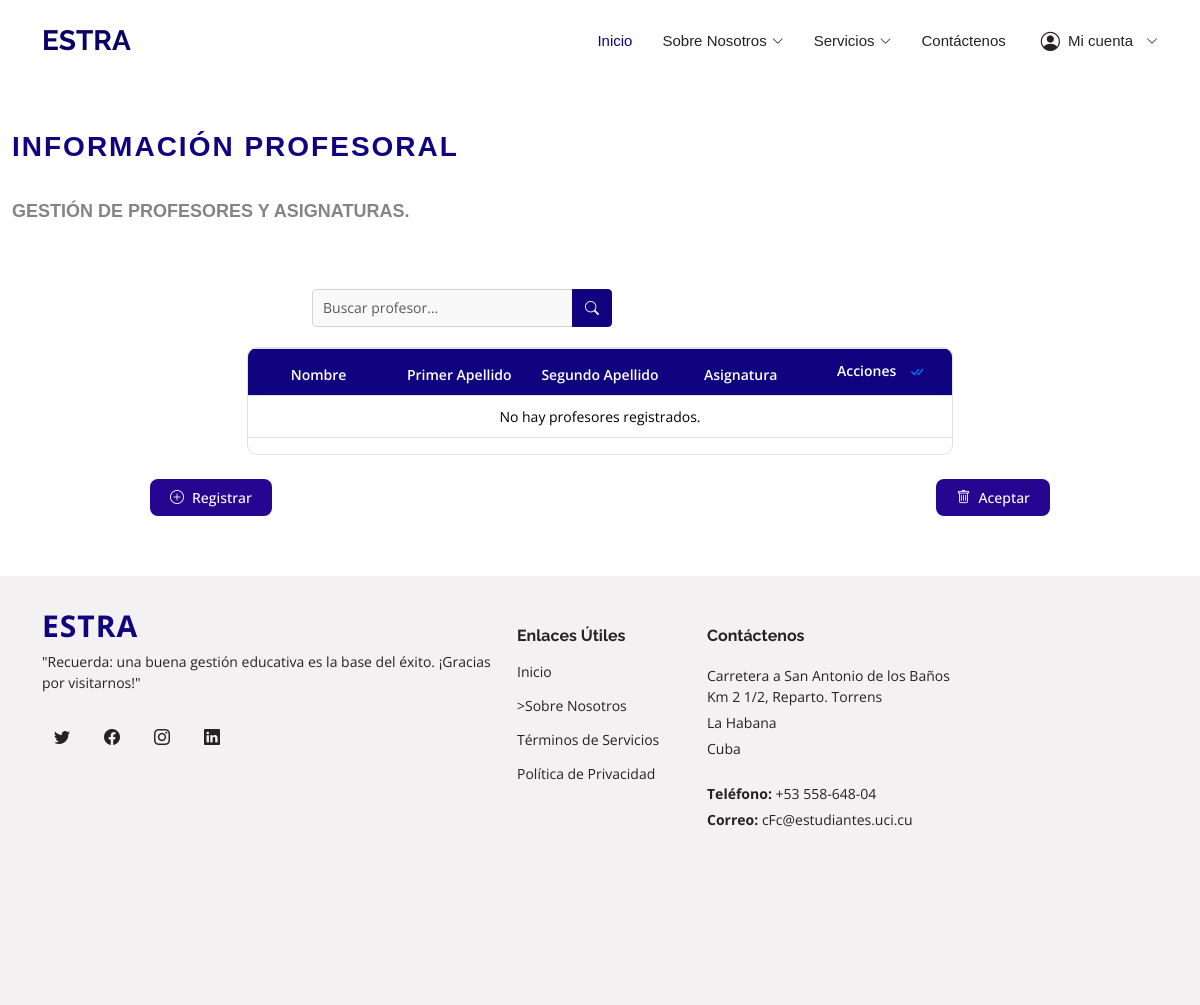
The app's page /profesores/, older data.
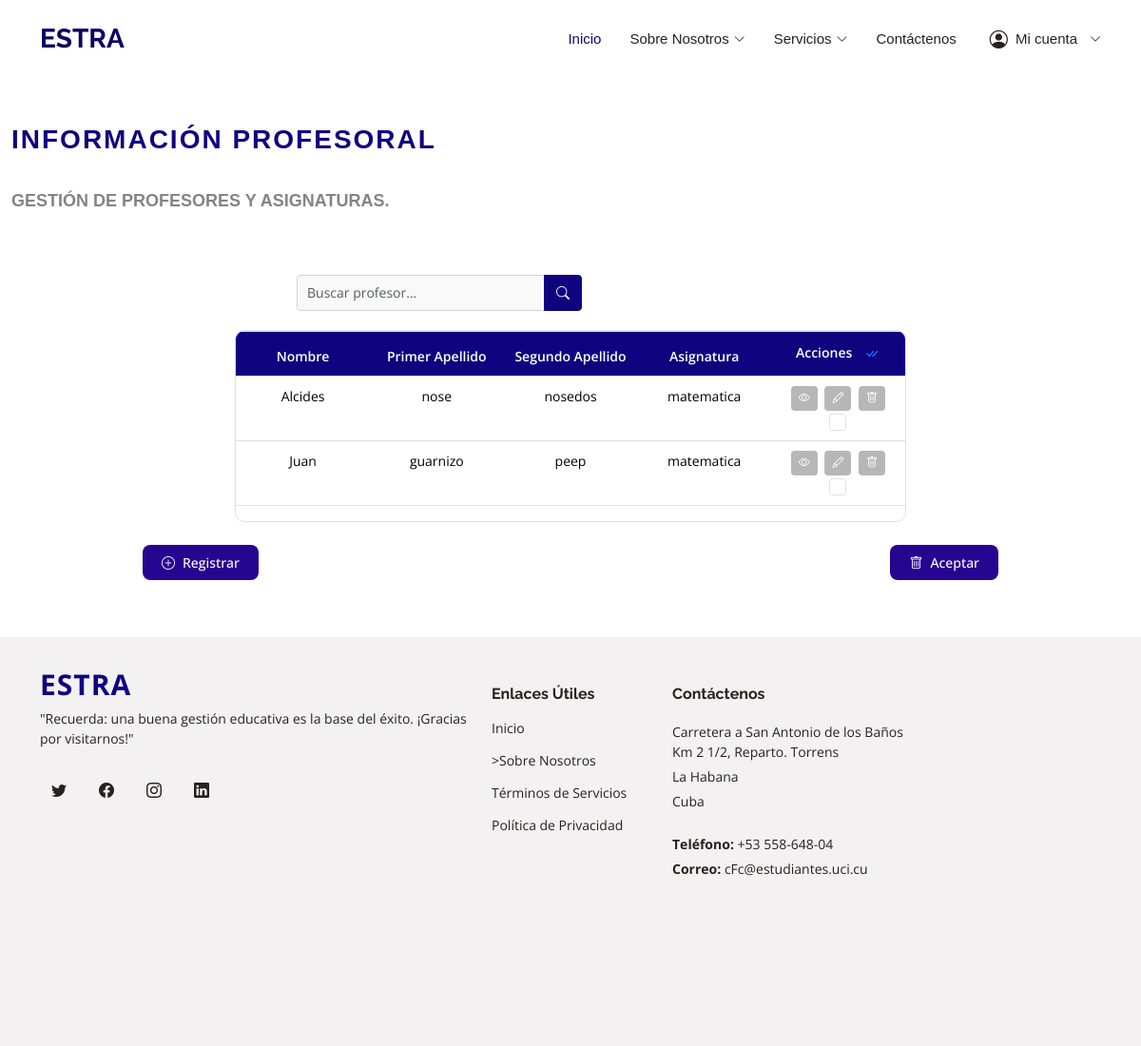
The same page, newer data.
### data_models/models.py (models this page shows, shortened)
class Profesor(models.Model):
    nombre = models.CharField(max_length=50)
    primer_apellido = models.CharField(max_length=50)
    segundo_apellido = models.CharField(max_length=50, blank=True, null=True)
    sexo = models.CharField(
        max_length=20,
        choices=[
            ('masculino', 'Masculino'),
            ('femenino', 'Femenino'),
            ('otro', 'Otro')
        ]
    )
    categoria_docente = models.CharField(
        max_length=20,
        choices=[
            ('instructor', 'Instructor'),
            ('asistente', 'Asistente'),
            ('auxiliar', 'Auxiliar'),
            ('titular', 'Titular')
        ]
    )
    asignatura = models.CharField(max_length=50)
    solapin = models.CharField(max_length=10, unique=True)
    telefono = models.CharField(max_length=15)
    correo = models.EmailField(max_length=50)
    descripcion = models.TextField()

### data_models/vistas/vistasProfesor/views.py (the view)
# urls.py: path('profesores/', visualizarProfesores, name='profesores'),
def visualizarProfesores(request):
    query = request.GET.get('q', '')
    if query:
        profesores = Profesor.objects.filter(
            Q(nombre__icontains=query) |
            Q(curso__icontains=query) |
            Q(anio_escolar__icontains=query) |
            Q(grupo__icontains=query) |
            Q(autor__icontains=query)
        )
    else:
        profesores = Profesor.objects.all()
    return render(request, 'profesores.html', {
        'profesores': profesores,
        'query': query
    })

### templates/profesores.html (shortened to what this page needs)
{% load static %}
<!DOCTYPE html>
<html lang="es">
<head>
  <link href="{% static 'assets/vendor/animate.css/animate.min.css' %}" rel="stylesheet">
  <link href="{% static 'assets/vendor/bootstrap/css/bootstrap.min.css' %}" rel="stylesheet">
  <link href="{% static 'assets/vendor/bootstrap-icons/bootstrap-icons.css' %}" rel="stylesheet">
  <link href="{% static 'assets/vendor/boxicons/css/boxicons.min.css' %}" rel="stylesheet">
  <link href="{% static 'assets/vendor/glightbox/css/glightbox.min.css' %}" rel="stylesheet">
  <link href="{% static 'assets/vendor/remixicon/remixicon.css' %}" rel="stylesheet">
  <link href="{% static 'assets/vendor/swiper/swiper-bundle.min.css' %}" rel="stylesheet">
  <link href="{% static 'assets/css/style.css' %}" rel="stylesheet">
</head>
<body>
  <header id="header" class="d-flex align-items-center fixed-top">
    <div class="container d-flex align-items-center">
      <h1 class="logo me-auto"><a href="{% url 'pagina_principal' %}">ESTRA</a></h1>
      <nav id="navbar" class="navbar">
        <ul>
          <li><a href="{% url 'pagina_principal' %}" class="active">Inicio</a></li>
          <li class="dropdown">
            <a href="#"><span>Sobre Nosotros</span> <i class="bi bi-chevron-down"></i></a>
          </li>
          <li class="dropdown"><a href="#"><span> Servicios </span> <i class="bi bi-chevron-down"></i></a>
          </li>
          <li><a href="{% url 'contactar' %}">Contáctenos</a></li>
          <li class="dropdown user-menu">
            <a href="#"><i class="bi bi-person-circle"></i> Mi cuenta <i class="bi bi-chevron-down"></i></a>
          </li>
        </ul>
      </nav>
    </div>
  </header>
  <main id="main">
<section id="informacion-profesoral" class="informacion-profesoral section-bg">
    <div class="container-fluid">
      <div class="section-title">
        <h2>Información Profesoral</h2>
        <br>
        <p>Gestión de profesores y asignaturas.</p>
        <br>
      </div>
      <div id="barra-busqueda-profesoral" class="search-bar">
        <div class="input-group">
          <input type="text" class="form-control" placeholder="Buscar profesor..." aria-label="Buscar">
          <button class="btn btn-primary" type="button">
            <i class="bi bi-search"></i>
          </button>
        </div>
      </div>
      <form id="form-eliminar-profesores" method="POST" action="{% url 'eliminar_profesores' %}">
        <div id="tabla-profesoral" class="table-container">
          <div id="tabla-profesoral-responsive" class="table-responsive">
            <table id="tablita-profesoral" class="table table-bordered table-hover custom-table">
              <thead>
                <tr>
                  <th>Nombre</th>
                  <th>Primer Apellido</th>
                  <th>Segundo Apellido</th>
                  <th>Asignatura</th>
                  <th>
                    Acciones
                    <button id="btn-seleccionar-todo" class="btn btn-link p-0 ms-2" title="Seleccionar Todo">
                      <i class="bi bi-check-all"></i>
                    </button>
                  </th>
                </tr>
              </thead>
              <tbody>
                {% for profesor in profesores %}
                <tr data-id="{{ profesor.id }}">
                  <td>{{ profesor.nombre }}</td>
                  <td>{{ profesor.primer_apellido }}</td>
                  <td>{{ profesor.segundo_apellido }}</td>
                  <td>{{ profesor.asignatura }}</td>
                  <td>
                    <button type="button" class="btn btn-action btn-ver-detalles" data-id="{{ profesor.id }}" title="Ver Detalles">
                      <i class="bi bi-eye"></i>
                    </button>
                    <button type="button" class="btn btn-action btn-modificar" data-id="{{ profesor.id }}" title="Modificar">
                      <i class="bi bi-pencil"></i>
                    </button>
                    <button type="button" class="btn btn-action btn-eliminar" data-id="{{ profesor.id }}" title="Eliminar">
                      <i class="bi bi-trash"></i>
                    </button>
                    <input type="checkbox" class="form-check-input seleccionar-fila" name="profesores[]" value="{{ profesor.id }}">
                  </td>
                </tr>
                {% empty %}
                <tr>
                  <td colspan="5" class="text-center">No hay profesores registrados.</td>
                </tr>
                {% endfor %}
              </tbody>
            </table>
          </div>
        </div>
        <div id="botones-accion-profesoral" class="d-flex justify-content-between mt-4">
          <a href="{% url 'formulario_profesor' %}">
            <div id="btn-registrar-profesoral" class="btn btn-success">
              <i class="bi bi-plus-circle"></i> Registrar
            </div>
          </a>
          <button type="submit" id="btn-eliminar-profesoral" class="btn btn-danger">
             <i class="bi bi-trash"></i> Aceptar
          </button>
        </div>
      </form>
    </div>
  </section>
  </main>
  <footer id="footer" class="footer">
    <div class="container footer-top">
      <div class="row gy-4">
        <div class="col-lg-5 col-md-12 footer-about footer-fade-in">
          <a href="{% url 'pagina_principal' %}" class="d-flex align-items-center logo">
            <span>ESTRA</span>
          </a>
          <p>"Recuerda: una buena gestión educativa es la base del éxito. ¡Gracias por visitarnos!"</p>
          <div class="d-flex mt-4 social-links">
            <a href="#"><i class="bi bi-twitter"></i></a>
            <a href="#"><i class="bi bi-facebook"></i></a>
            <a href="#"><i class="bi bi-instagram"></i></a>
            <a href="#"><i class="bi bi-linkedin"></i></a>
          </div>
        </div>
        <div class="col-6 col-lg-2 footer-fade-in footer-links" data-delay="100">
          <h4>Enlaces Útiles</h4>
          <ul>
            <li><a href="{% url 'pagina_principal' %}">Inicio</a></li>
            <li><a href="{% url 'sobrenos' %}">>Sobre Nosotros</a></li>
            <li><a href="#">Términos de Servicios</a></li>
            <li><a href="#">Política de Privacidad</a></li>
          </ul>
        </div>
        <div class="col-lg-3 col-md-12 text-center text-md-start footer-contact footer-fade-in" data-delay="200">
          <h4>Contáctenos</h4>
          <p>Carretera a San Antonio de los Baños Km 2 1/2, Reparto. Torrens</p>
          <p>La Habana</p>
          <p>Cuba</p>
          <p class="mt-4"><strong>Teléfono:</strong> <span>+53 558-648-04</span></p>
          <p><strong>Correo:</strong> <span>cFc@estudiantes.uci.cu</span></p>
        </div>
      </div>
    </div>
  </footer>
</body>
</html>

Row changes from the older to the newer data that the page shows:
added Profesor: nombre "Alcides", primer_apellido "nose", segundo_apellido "nosedos", asignatura "matematica"
added Profesor: nombre "Juan", primer_apellido "guarnizo", segundo_apellido "peep", asignatura "matematica"
Text that changed along with them:
text no longer shown: "No hay profesores registrados."
